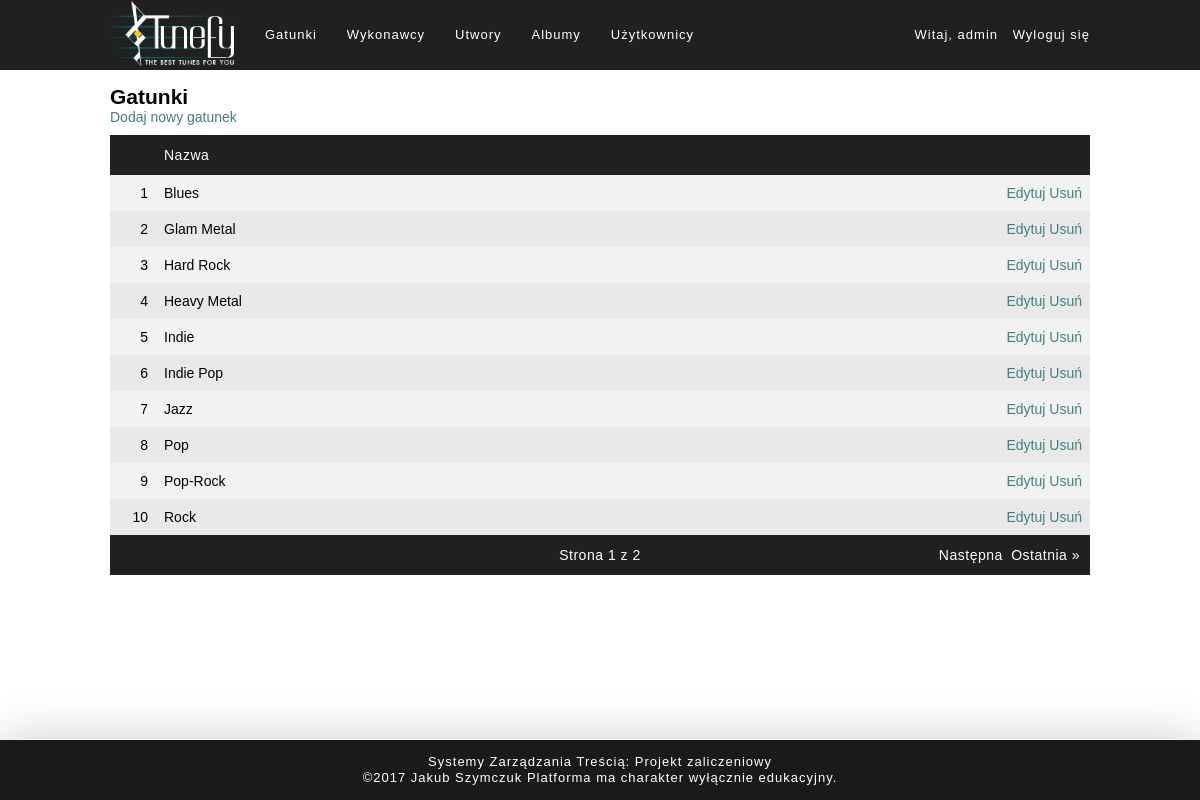
The page /cms/genre/ (signed in) on the database its author committed.
### tunefy_cms/models.py (models this page shows, shortened)
class Genre(Model):
    name = CharField(max_length=32, blank=True)
    class Meta:
        ordering = ('name',)

### tunefy_cms/views/genre.py (the view)
# urls.py: path('',              views.index,    name='index'  )
@staff_member_required
def index(request, page_number=1, page_size=default_page_size):
    context = get_paginated_context(Genre.objects.all(), page_number, page_size)
    return render(request, 'tunefy_cms/genre/index.html', context)

### tunefy_cms/templates/tunefy_cms/genre/index.html
{% extends 'tunefy_cms/layout.html' %}
{% block page_headline %}
    <h2>{% block title %}Gatunki{% endblock %}</h2>
{% endblock %}
{% block content %}
    <a href="{% url 'genre.create' %}">Dodaj nowy gatunek</a>
    {% if results %}
        <table>
            <thead>
                <tr>
                    <th class="width30"></th>
                    <th class="align-left">Nazwa</th>
                    <th></th>
                </tr>
            </thead>
            <tbody>
            {% for genre in results %}
                <tr>
                    <td class="align-right">{{ first_index|add:forloop.counter }}</td>
                    <td class="align-left">{{ genre.name }}</td>
                    <td class="align-right">
                        <a href="{% url 'genre.edit' genre.id %}">Edytuj</a>
                        <a href="{% url 'genre.delete' genre.id %}">Usuń</a>
                    </td>
                </tr>
            {% endfor %}
            </tbody>
            <tfoot>
                <tr>
                    <td colspan="3">
                         {% include 'tunefy_cms/pagination.html' with url_action='genre.index' page_size=page_size prev_page=prev_page current_page=current_page next_page=next_page total_pages=total_pages %}
                    </td>
                </tr>
            </tfoot>
        </table>
    {% else %}
        <h2>Brak gatunków.</h2>
    {% endif %}
{% endblock %}

### tunefy_cms/templates/tunefy_cms/layout.html (shortened to what this page needs)
<!doctype html>
<html lang='pl'>
<head>
    {% load staticfiles %}
	<link rel='stylesheet' href="{% static 'tunefy_cms/style.css' %}"/>
</head>
<body>
	<div class='body-content'>
        <nav>
            <ul class="wrapper">
                <li><a class="logo" href="{% url 'index' %}"></a> </li>
                <li><a href="{% url 'genre.index' %}">Gatunki</a></li>
                <li><a href="{% url 'artist.index' %}">Wykonawcy</a></li>
                <li><a href="{% url 'song.index' %}">Utwory</a></li>
                <li><a href="{% url 'album.index' %}">Albumy</a></li>
                <li><a href="{% url 'user.index' %}">Użytkownicy</a></li>
                {% if user.is_authenticated %}
                    <li class="right">
                        Witaj, {{ user.username }}
                        <a href="{% url 'logout' %}">Wyloguj się</a>
                    </li>
                {% endif %}
            </ul>
        </nav>
		<main>
            <div class="wrapper">
                {% block page_headline %}{% endblock %}
                {% block content %}{% endblock %}
            </div>
		</main>
	</div>
    <footer>
		<div class='copyright'>
			Systemy Zarządzania Treścią: Projekt zaliczeniowy<br>
			&copy;2017 Jakub Szymczuk Platforma ma charakter wyłącznie edukacyjny.
		</div>
	</footer>
</body>

### tunefy_cms/static/tunefy_cms/style.css (style rules this page uses)
* { margin: 0; padding: 0; }
nav, main, footer { font-family: 'Montserrat', sans-serif; }
a { text-decoration: none; color: rgb(64, 128, 128); transition: 0.2s linear; }
html, body { height: 100%; }
body { background: #fff; }
.body-content { min-height: 100%; position: relative; margin-bottom: -61px; overflow: hidden; }
main { display: block; font-size: 14px; color: #000; }
main:before { display: block; content: ''; height: 70px; }
main:after { display: block; content: ''; height: 61px; }
main .wrapper { padding-top: 15px; }
footer { position: relative; width: 100%; height: 60px; background: #1a1a1a; border-top: 1px solid #f8f5e4; box-shadow: 0 0 50px rgba(0,0,0,0.2); }
.logo { background: url(tunefy-logo-small.png) no-repeat center; background-size: 160px; height: 70px; width: 140px; }
nav { position: fixed; top: 0; width: 100%; height: 70px; background-color: rgb(32,32,32); color: #fff; z-index: 99; }
nav ul { list-style: none; display: inline-block; height: 100%; }
nav ul li { display: block; float: left; height: 100%; line-height: 70px; font-size: 13px; letter-spacing: 1px; }
nav a { color: #fff; display: inline-block; padding: 0 15px; }
nav li:first-child a { padding: 0; background-color: transparent; }
nav li:last-child a { padding: 0 0 0 10px; background-color: transparent; }
.wrapper { position: relative; display: block; height: 100%; width: 980px; margin: 0 auto; }
.right { float: right; }
.copyright { text-align: center; position: relative; top: 14px; color: #fff; font-size: 13px; line-height: 16px; letter-spacing: 1px; }
table { margin: 10px 0; width: 100%; border-spacing: 0; }
table tfoot td, table thead th { background-color: rgb(32,32,32) !important; color: #fff; height: 32px; padding: 4px 8px; text-align: center; vertical-align: middle; font-weight: 300; letter-spacing: 0.5px; }
table td { color: #000; text-align: center; height: 28px; vertical-align: middle; padding: 4px 8px; }
table tbody { background-color: rgb(192, 192, 192); }
table tr:nth-child(2n+1) td { background-color: rgba(255, 255, 255, 0.8); }
table tr:nth-child(2n) td { background-color: rgba(255, 255, 255, 0.65); }
.align-left { text-align: left !important; }
.align-right { text-align: right !important; }
.width30 { width: 30px; }

### rows shown on the page
Genre: counter "1", name "Blues"
Genre: counter "2", name "Glam Metal"
Genre: counter "3", name "Hard Rock"
Genre: counter "4", name "Heavy Metal"
Genre: counter "5", name "Indie"
Genre: counter "6", name "Indie Pop"
Genre: counter "7", name "Jazz"
Genre: counter "8", name "Pop"
Genre: counter "9", name "Pop-Rock"
Genre: counter "10", name "Rock"

### other values the page prints
{{ user.username }} "admin"
{{ current_page }} "1"
{{ total_pages }} "2"
